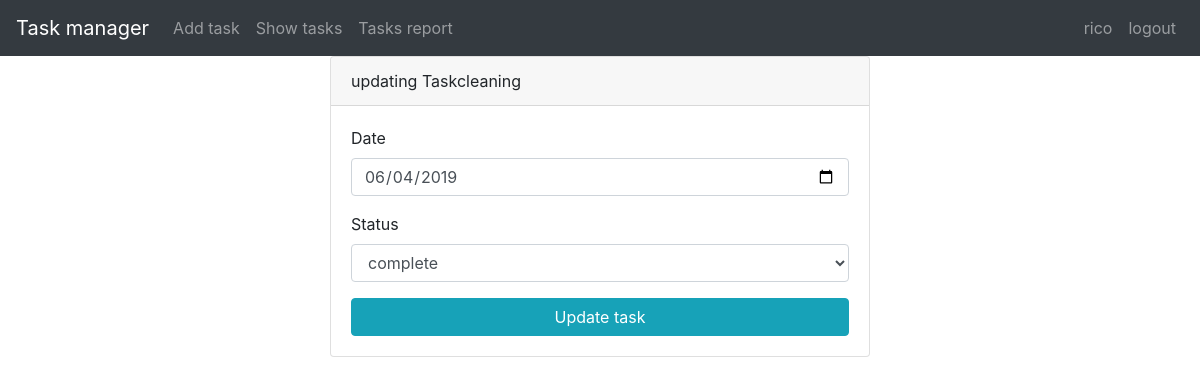
/update.php?id=9 (signed in), run on the app's committed database.
### tables this page shows
CREATE TABLE `tasks` (
  `task_id` int(11) NOT NULL,
  `task_name` varchar(50) NOT NULL,
  `date_todo` varchar(50) NOT NULL,
  `status` varchar(50) NOT NULL
);

### update.php (the view, shortened to what this page needs)
<?php
if (isset($_GET["id"]))
{
    $id=$_GET["id"];
    require 'DB.php';
    $sql="select*from tasks where task_id=$id";
    $result=mysqli_query($conn,$sql);
    $row=mysqli_fetch_assoc($result);
    extract($row);
}
?>
<!doctype html>
<html lang="en">
<head>
    <link rel="stylesheet" href="css/bootstrap.css">
</head>
<body>
<?php
require 'navbar.php';
?>
<div class="container">
    <div class="row justify-content-center">
        <div class="col-sm-6">
            <div class="card">
                <div class="card-header">
                    updating Task<?php echo $task_name;?>
                </div>
                <div class="card-body">
                    <form action="update.php" method="post" enctype="multipart/form-data">
                        <div class="form-group">
                            <label for="title">Date</label>
                            <input value="<?=$date_todo?>" type="date" class="form-control" name="date_todo" required>
                        </div>
                        <div class="form-group">
                            <label for="title">Status</label>
                            <select name="status"  class="form-control"<input value="<?=$status?>" type="text" class="form-control" name="status" required>>
                                <option value="complete">complete</option>
                            </select>
                        </div>
                        <button class="btn btn-info btn-block">Update task</button>
                    </form>
                </div>
            </div>
        </div>
    </div>
</div>
</body>
</html>

### data on the page
tasks: task_name "cleaning", date_todo "06/04/2019", status "complete"

### other printed values
$_SESSION["info"]["name"] "rico"
